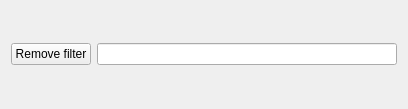
<?xml version="1.0" encoding="UTF-8"?>
<ui version="4.0">
 <class>Widget</class>
 <widget class="QWidget" name="Widget">
  <property name="geometry">
   <rect>
    <x>0</x>
    <y>0</y>
    <width>408</width>
    <height>109</height>
   </rect>
  </property>
  <property name="windowTitle">
   <string>EventFilterOnObject</string>
  </property>
  <layout class="QVBoxLayout" name="verticalLayout">
   <item>
    <layout class="QHBoxLayout" name="horizontalLayout">
     <item>
      <widget class="QPushButton" name="removeFilterPpushButton">
       <property name="text">
        <string>Remove filter</string>
       </property>
      </widget>
     </item>
     <item>
      <widget class="QLineEdit" name="lineEdit"/>
     </item>
    </layout>
   </item>
  </layout>
 </widget>
 <resources/>
 <connections/>
</ui>
